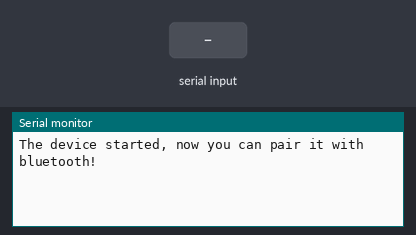
A sketch run on a simulated ESP32. Parts: the last lines printed to the serial monitor. Inputs (shaded band) come from the test bench. Nothing arrives over Bluetooth unless stated.

Above: at 1.2 s.
1.3 s: "1" received over the second serial link
At 2.4 s:
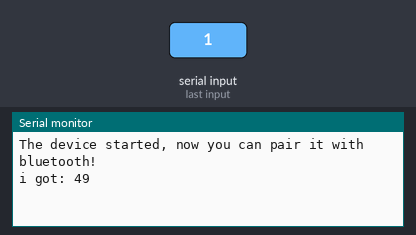
2.8 s: "0" received over the second serial link
At 3.6 s:
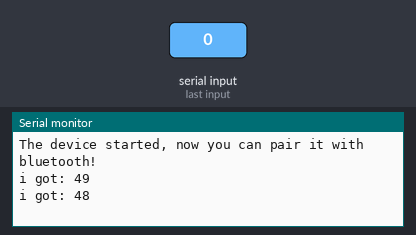
4.3 s: "2" received over the second serial link
At 4.7 s:
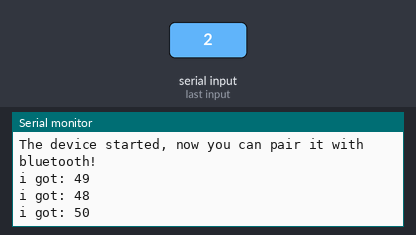

Measured:
- after the input at 1.3 s, the serial monitor: prints a new line at once (image 1)
- after the input at 2.8 s, the serial monitor: prints a new line at once (image 2)
- after the input at 4.3 s, the serial monitor: prints a new line at once (image 3)

The sketch:

esp32.ino
```cpp
#include "BluetoothSerial.h"

#define RXD2 16
#define TXD2 17
BluetoothSerial SerialBT;
void setup() {
  // put your setup code here, to run once:
  Serial.begin(115200);
  Serial2.begin(9600, SERIAL_8N1, RXD2, TXD2);
  SerialBT.begin("zeus ESP32");
  Serial.println("The device started, now you can pair it with bluetooth!");

}

void loop() {
  // put your main code here, to run repeatedly:
  if(SerialBT.available()) {
    int command = SerialBT.read();
    Serial.print("i got: ");
    Serial.println(command);
    Serial2.write(command);
  }
}
```
